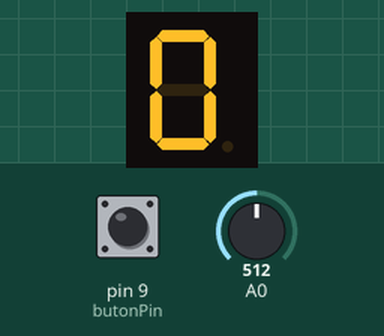
A sketch run on a simulated Arduino Uno, built with avr-gcc and run on an emulated ATmega328P. On the bench: 1-digit seven-segment display. Wiring (inferred from the names in the program): 1-digit 7-segment display, segments lit when LOW: segments pin 2, pin 3, pin 4, pin 5, pin 6, pin 7, pin 8. The test bench sets the inputs (shaded band); at power-on: A0 = 512, pin 9 (butonPin) HIGH. The segment pins are drawn as the display they are named for.

Above: at 1.2 s.
1.3 s: A0 set to 290
At 1.45 s:
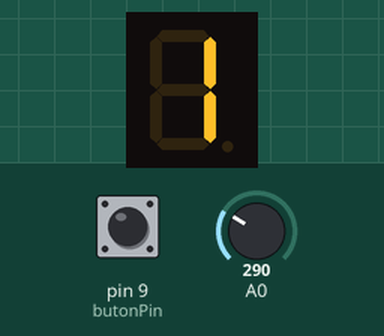
2.8 s: pin 9 (butonPin) pulled LOW for 0.15 s
3.5 s: pin 9 (butonPin) pulled LOW for 1 s
6.6 s: A0 set to 122
Timing chart, 0 to 9.6 s (numbered marks = the images above; inputs shaded):
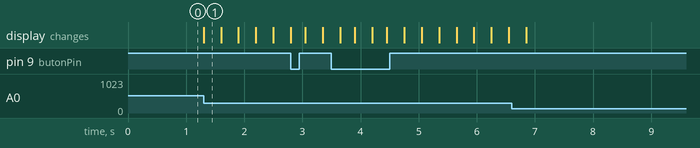

Measured:
- after the input at 1.3 s, the display: changes at once (image 1)

The sketch:

joystick_7segment_counter.ino
```cpp
// [TR] Arduino Uno & XY Joystick ile 7-Segment Display Sayıcı Projesi
// [EN] Arduino Uno & XY Joystick 7-Segment Display Counter Project

// Pin Tanımları
const int pinA = 2;
const int pinB = 3;
const int pinC = 4;
const int pinD = 5;
const int pinE = 6;
const int pinF = 7;
const int pinG = 8;


const int butonPin = 9;  // Joystick Butonu (Sıfırlama)

int sayac = 0; // Başlangıç değeri

// 7-Segment Segment Kontrol Fonksiyonu (Ortak Anot: 0 = YANAR, 1 = SÖNER)
void segmentleriSur(int a, int b, int c, int d, int e, int f, int g) {
  digitalWrite(pinA, a);
  digitalWrite(pinB, b);
  digitalWrite(pinC, c);
  digitalWrite(pinD, d);
  digitalWrite(pinE, e);
  digitalWrite(pinF, f);
  digitalWrite(pinG, g);
}

// Rakam Seçici
void rakamGoster(int sayi) {
  switch (sayi) {
    case 0: segmentleriSur(0, 0, 0, 0, 0, 0, 1); break;
    case 1: segmentleriSur(1, 0, 0, 1, 1, 1, 1); break;
    case 2: segmentleriSur(0, 0, 1, 0, 0, 1, 0); break;
    case 3: segmentleriSur(0, 0, 0, 0, 1, 1, 0); break;
    case 4: segmentleriSur(1, 0, 0, 1, 1, 0, 0); break;
    case 5: segmentleriSur(0, 1, 0, 0, 1, 0, 0); break;
    case 6: segmentleriSur(0, 1, 0, 0, 0, 0, 0); break;
    case 7: segmentleriSur(0, 0, 0, 1, 1, 1, 1); break;
    case 8: segmentleriSur(0, 0, 0, 0, 0, 0, 0); break;
    case 9: segmentleriSur(0, 0, 0, 0, 1, 0, 0); break;
  }
}

void setup() {
  for (int pin = 2; pin <= 8; pin++) {
    pinMode(pin, OUTPUT);
  }
  pinMode(butonPin, INPUT_PULLUP);
  rakamGoster(sayac);
}

void loop() {
  int joyDeger = analogRead(A0);

  // reset button
  if (digitalRead(butonPin) == LOW) {
    sayac = 0;
    rakamGoster(sayac);
    delay(250);
  }

  // Joystick Yukarı -> Artır
  if (joyDeger < 300) {
    if (sayac < 9) {
      sayac++;
      rakamGoster(sayac);
    }
    delay(300);
  }
  // Joystick Aşağı -> Azalt
  else if (joyDeger > 700) {
    if (sayac > 0) {
      sayac--;
      rakamGoster(sayac);
    }
    delay(300);
  }
}
```
